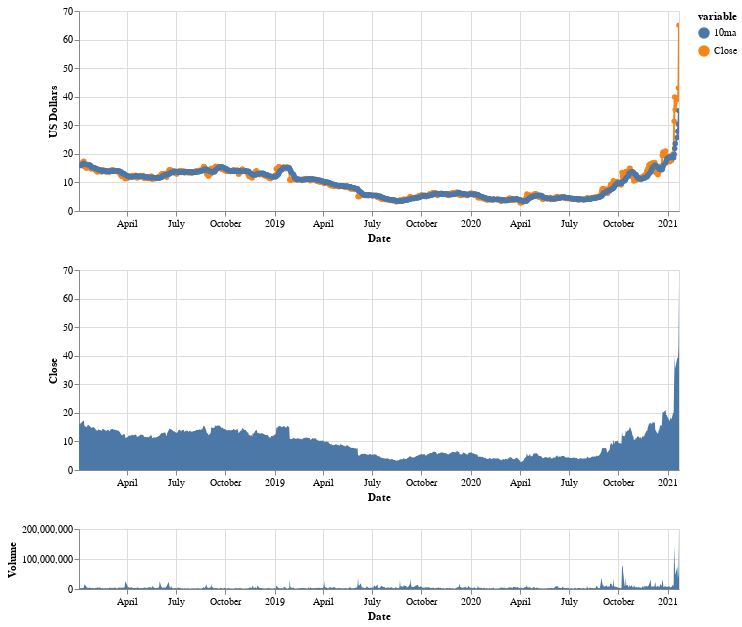

The cell this chart's notebook holds for it:
### Code cell
import altair as alt
from vega_datasets import data

alt.data_transformers.disable_max_rows()

tt = df[['Date', 'Close', '10ma']]
tt=tt.melt('Date')

right = alt.Chart(tt).mark_line(point=True).encode(
    x='Date:T',
    y=alt.Y('value', axis=alt.Axis(title='US Dollars')),
    color='variable',
    tooltip = ['value']
).interactive().properties(width=600, height=200)

brush = alt.selection(type='interval', encodings=['x'])

base = alt.Chart(df).mark_area().encode(
    x = 'Date:T',
    y = 'Close:Q',
    tooltip = ['Close']
).properties(
    width=600,
    height=200
)

upper = base.encode(
    alt.X('Date:T', scale=alt.Scale(domain=brush)),
    alt.Y('Close:Q'),
    tooltip = ['Close']
)
#upper = upper.encode(tooltip=['Close:Q'])

lower = base.properties(
    height=60
).mark_area().encode(x='Date:T', y = 'Volume:Q').add_selection(brush)

right & (upper & lower)

#upper & lower | right



#tt = df['Date', 'Close', 'Volume']
#tt = df.melt('Date')

#rightbase = alt.Chart(df).mark_line().encode(x='Date:T').interactive().properties(width=600, height=200)
#alt.layer(
#    rightbase.mark_line(color='blue').encode(y='Close:Q'),
#    rightbase.mark_line(color='red').encode(y='10ma:Q')
#)
#rightbase

#right = alt.Chart(df).mark_area().encode(
#    x = 'Date:T',
#    y = 'Close:Q',
#    tooltip = ['Close']
#).interactive()

#upper & lower | rightbase

### Figure 1 — Vega-Lite specification as saved in the notebook (floating-point values rounded to 4 significant figures; data arrays with more than 128 entries replaced by an {"elided": "..."} marker saying what was removed)
{"config": {"view": {"continuousWidth": 400, "continuousHeight": 300}}, "vconcat": [{"data": {"name": "data-753ce7f16f31cfefc1ad49721c5626fa"}, "mark": {"type": "line", "point": true}, "encoding": {"color": {"type": "nominal", "field": "variable"}, "tooltip": [{"type": "quantitative", "field": "value"}], "x": {"type": "temporal", "field": "Date"}, "y": {"type": "quantitative", "axis": {"title": "US Dollars"}, "field": "value"}}, "height": 200, "selection": {"selector084": {"type": "interval", "bind": "scales", "encodings": ["x", "y"]}}, "width": 600}, {"vconcat": [{"mark": "area", "encoding": {"tooltip": [{"type": "quantitative", "field": "Close"}], "x": {"type": "temporal", "field": "Date", "scale": {"domain": {"selection": "selector085"}}}, "y": {"type": "quantitative", "field": "Close"}}, "height": 200, "width": 600}, {"mark": "area", "encoding": {"tooltip": [{"type": "quantitative", "field": "Close"}], "x": {"type": "temporal", "field": "Date"}, "y": {"type": "quantitative", "field": "Volume"}}, "height": 60, "selection": {"selector085": {"type": "interval", "encodings": ["x"]}}, "width": 600}], "data": {"name": "data-afa774c1628c346aa028b3e258eb97e6"}}], "$schema": "https://vega.github.io/schema/vega-lite/v4.8.1.json", "datasets": {"data-753ce7f16f31cfefc1ad49721c5626fa": {"elided": "1540 records"}, "data-afa774c1628c346aa028b3e258eb97e6": {"elided": "770 records"}}}
